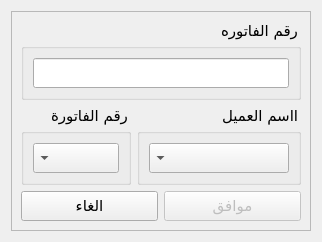
<?xml version="1.0" encoding="UTF-8"?>
<ui version="4.0">
 <class>RefundItemDialog</class>
 <widget class="QDialog" name="RefundItemDialog">
  <property name="enabled">
   <bool>true</bool>
  </property>
  <property name="geometry">
   <rect>
    <x>0</x>
    <y>0</y>
    <width>293</width>
    <height>205</height>
   </rect>
  </property>
  <property name="sizePolicy">
   <sizepolicy hsizetype="MinimumExpanding" vsizetype="MinimumExpanding">
    <horstretch>0</horstretch>
    <verstretch>0</verstretch>
   </sizepolicy>
  </property>
  <property name="font">
   <font>
    <family>justagain DIN</family>
    <pointsize>11</pointsize>
   </font>
  </property>
  <property name="windowTitle">
   <string>مردودات</string>
  </property>
  <property name="windowIcon">
   <iconset resource="Resources.qrc">
    <normaloff>:/icons/mainicon.ico</normaloff>:/icons/mainicon.ico</iconset>
  </property>
  <property name="layoutDirection">
   <enum>Qt::RightToLeft</enum>
  </property>
  <layout class="QGridLayout" name="gridLayout_2">
   <item row="0" column="0">
    <widget class="QFrame" name="frame">
     <property name="enabled">
      <bool>true</bool>
     </property>
     <property name="sizePolicy">
      <sizepolicy hsizetype="MinimumExpanding" vsizetype="MinimumExpanding">
       <horstretch>0</horstretch>
       <verstretch>0</verstretch>
      </sizepolicy>
     </property>
     <property name="layoutDirection">
      <enum>Qt::RightToLeft</enum>
     </property>
     <property name="frameShape">
      <enum>QFrame::StyledPanel</enum>
     </property>
     <property name="frameShadow">
      <enum>QFrame::Raised</enum>
     </property>
     <layout class="QGridLayout" name="gridLayout">
      <item row="0" column="0" colspan="2">
       <widget class="QGroupBox" name="groupBox_3">
        <property name="enabled">
         <bool>true</bool>
        </property>
        <property name="sizePolicy">
         <sizepolicy hsizetype="Expanding" vsizetype="Fixed">
          <horstretch>0</horstretch>
          <verstretch>0</verstretch>
         </sizepolicy>
        </property>
        <property name="minimumSize">
         <size>
          <width>230</width>
          <height>0</height>
         </size>
        </property>
        <property name="title">
         <string>رقم الفاتوره</string>
        </property>
        <layout class="QGridLayout" name="gridLayout_5">
         <item row="0" column="0">
          <widget class="QLineEdit" name="lineEdit">
           <property name="sizePolicy">
            <sizepolicy hsizetype="Expanding" vsizetype="Expanding">
             <horstretch>0</horstretch>
             <verstretch>0</verstretch>
            </sizepolicy>
           </property>
           <property name="focusPolicy">
            <enum>Qt::StrongFocus</enum>
           </property>
          </widget>
         </item>
        </layout>
       </widget>
      </item>
      <item row="1" column="0">
       <widget class="QGroupBox" name="groupBox_2">
        <property name="enabled">
         <bool>true</bool>
        </property>
        <property name="sizePolicy">
         <sizepolicy hsizetype="Fixed" vsizetype="Fixed">
          <horstretch>0</horstretch>
          <verstretch>0</verstretch>
         </sizepolicy>
        </property>
        <property name="title">
         <string>ااسم العميل</string>
        </property>
        <layout class="QGridLayout" name="gridLayout_3">
         <property name="leftMargin">
          <number>9</number>
         </property>
         <property name="rightMargin">
          <number>9</number>
         </property>
         <item row="0" column="0">
          <widget class="QComboBox" name="name">
           <property name="sizePolicy">
            <sizepolicy hsizetype="Expanding" vsizetype="Expanding">
             <horstretch>0</horstretch>
             <verstretch>0</verstretch>
            </sizepolicy>
           </property>
           <property name="minimumSize">
            <size>
             <width>140</width>
             <height>0</height>
            </size>
           </property>
           <property name="styleSheet">
            <string notr="true">combobox-popup: 0;</string>
           </property>
           <property name="editable">
            <bool>false</bool>
           </property>
          </widget>
         </item>
        </layout>
       </widget>
      </item>
      <item row="1" column="1">
       <widget class="QGroupBox" name="groupBox">
        <property name="enabled">
         <bool>true</bool>
        </property>
        <property name="sizePolicy">
         <sizepolicy hsizetype="Fixed" vsizetype="Fixed">
          <horstretch>0</horstretch>
          <verstretch>0</verstretch>
         </sizepolicy>
        </property>
        <property name="title">
         <string>رقم الفاتورة</string>
        </property>
        <layout class="QGridLayout" name="gridLayout_4">
         <item row="0" column="0">
          <widget class="QComboBox" name="comboBox">
           <property name="sizePolicy">
            <sizepolicy hsizetype="Expanding" vsizetype="Fixed">
             <horstretch>0</horstretch>
             <verstretch>0</verstretch>
            </sizepolicy>
           </property>
           <property name="styleSheet">
            <string notr="true">combobox-popup: 0;</string>
           </property>
          </widget>
         </item>
        </layout>
       </widget>
      </item>
      <item row="2" column="0" colspan="2">
       <layout class="QHBoxLayout" name="horizontalLayout">
        <item>
         <widget class="QPushButton" name="pushButton">
          <property name="enabled">
           <bool>false</bool>
          </property>
          <property name="minimumSize">
           <size>
            <width>112</width>
            <height>30</height>
           </size>
          </property>
          <property name="focusPolicy">
           <enum>Qt::StrongFocus</enum>
          </property>
          <property name="text">
           <string>موافق</string>
          </property>
         </widget>
        </item>
        <item>
         <widget class="QPushButton" name="pushButton_2">
          <property name="enabled">
           <bool>true</bool>
          </property>
          <property name="minimumSize">
           <size>
            <width>111</width>
            <height>30</height>
           </size>
          </property>
          <property name="focusPolicy">
           <enum>Qt::NoFocus</enum>
          </property>
          <property name="text">
           <string>الغاء</string>
          </property>
         </widget>
        </item>
       </layout>
      </item>
     </layout>
    </widget>
   </item>
  </layout>
 </widget>
 <tabstops>
  <tabstop>pushButton</tabstop>
  <tabstop>comboBox</tabstop>
 </tabstops>
 <resources>
  <include location="Resources.qrc"/>
 </resources>
 <connections>
  <connection>
   <sender>pushButton_2</sender>
   <signal>clicked()</signal>
   <receiver>RefundItemDialog</receiver>
   <slot>close()</slot>
   <hints>
    <hint type="sourcelabel">
     <x>130</x>
     <y>228</y>
    </hint>
    <hint type="destinationlabel">
     <x>42</x>
     <y>251</y>
    </hint>
   </hints>
  </connection>
 </connections>
</ui>
